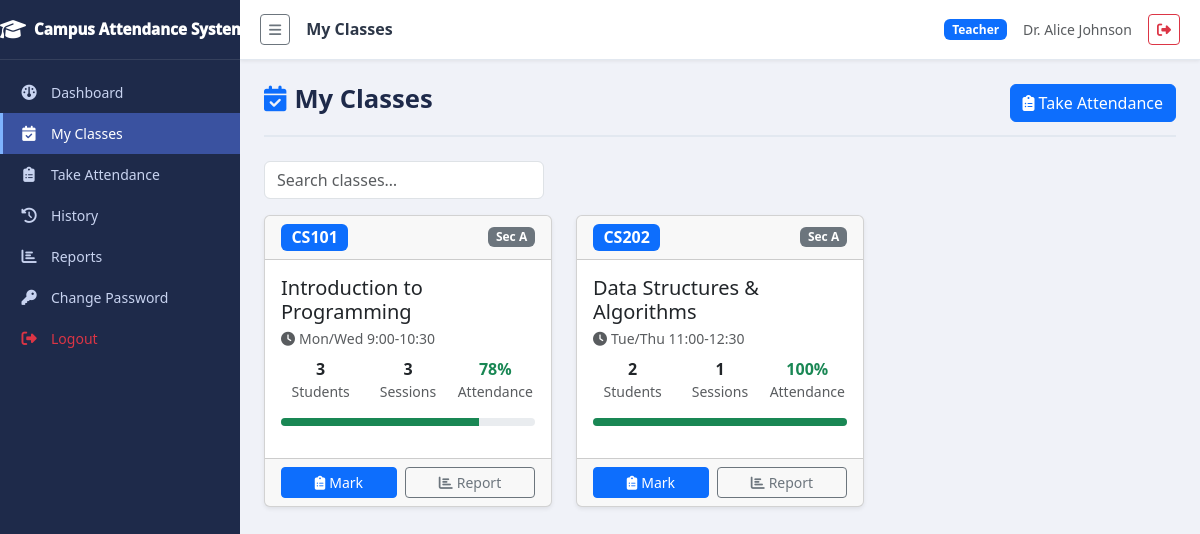
Screenshot of /teacher/my-classes.php (signed in) with the database file from the repository.
### tables this page shows
CREATE TABLE settings (
  setting_key   varchar(60) NOT NULL,
  setting_value text        DEFAULT NULL,
  PRIMARY KEY (setting_key)
);

CREATE TABLE classes (
  id            int           NOT NULL AUTO_INCREMENT,
  course_id     int           NOT NULL,
  teacher_id    int           NOT NULL,
  section       varchar(10)   NOT NULL,
  academic_year varchar(9)    NOT NULL,
  semester      tinyint       NOT NULL,
  schedule      varchar(100)  DEFAULT NULL,
  created_at    datetime      NOT NULL DEFAULT CURRENT_TIMESTAMP,
  PRIMARY KEY (id),
  KEY fk_class_course  (course_id),
  KEY fk_class_teacher (teacher_id),
  CONSTRAINT fk_class_course  FOREIGN KEY (course_id)  REFERENCES courses(id),
  CONSTRAINT fk_class_teacher FOREIGN KEY (teacher_id) REFERENCES users(id)
);

CREATE TABLE courses (
  id         int           NOT NULL AUTO_INCREMENT,
  code       varchar(20)   NOT NULL,
  name       varchar(100)  NOT NULL,
  dept_id    int           NOT NULL,
  credits    int           NOT NULL DEFAULT 3,
  created_at datetime      NOT NULL DEFAULT CURRENT_TIMESTAMP,
  PRIMARY KEY (id),
  UNIQUE KEY uq_course_code (code),
  KEY fk_course_dept (dept_id),
  CONSTRAINT fk_course_dept FOREIGN KEY (dept_id) REFERENCES departments(id)
);

### includes/auth.php (called while the page is built, shortened)
<?php
function current_user(): ?array {
  return $_SESSION['user'] ?? null;
}

### includes/functions.php (called while the page is built, shortened)
<?php
function get_setting(string $key, mixed $default = ''): mixed {
  $pdo  = get_db();
  $stmt = $pdo->prepare('SELECT setting_value FROM settings WHERE setting_key = :k');
  $stmt->execute([':k' => $key]);
  $row  = $stmt->fetch(PDO::FETCH_ASSOC);
  return ($row !== false) ? $row['setting_value'] : $default;
}
function get_teacher_classes(int $teacherId): array {
  $pdo  = get_db();
  $stmt = $pdo->prepare(
    'SELECT cl.*, c.name AS course_name, c.code AS course_code,
            (SELECT COUNT(*) FROM enrollments e WHERE e.class_id = cl.id) AS student_count
     FROM classes cl
     JOIN courses c ON c.id = cl.course_id
     WHERE cl.teacher_id = :tid
     ORDER BY c.code, cl.section'
  );
  $stmt->execute([':tid' => $teacherId]);
  return $stmt->fetchAll(PDO::FETCH_ASSOC);
}
function get_attendance_stats(int $classId, ?int $studentId = null): array {
  $pdo  = get_db();
  $sql  = 'SELECT
             COUNT(*) AS total,
             SUM(a.status = \'present\') AS present,
             SUM(a.status = \'absent\')  AS absent,
             SUM(a.status = \'late\')    AS late,
             SUM(a.status = \'excused\') AS excused
           FROM attendance a
           JOIN sessions s ON s.id = a.session_id
           WHERE s.class_id = :cid';
  $params = [':cid' => $classId];
  $stmt = $pdo->prepare($sql);
  $stmt->execute($params);
  $row  = $stmt->fetch(PDO::FETCH_ASSOC);
  $total   = (int)($row['total']   ?? 0);
  $present = (int)($row['present'] ?? 0);
  $late    = (int)($row['late']    ?? 0);
  if ($total > 0) {
    $pct = round((($present + $late) / $total) * 100);
  } else {
    $pct = 0;
  }
  $row['pct']  = $pct;
  $row['total'] = $total;
  return $row;
}

### teacher/my-classes.php (the view, shortened to what this page needs)
<?php
require_once __DIR__ . '/../includes/auth.php';
require_once __DIR__ . '/../includes/functions.php';
$user      = current_user();
$tid       = (int)$user['id'];
$pageTitle = 'My Classes';
$minPct    = (int)get_setting('min_attendance', 75);
$myClasses = get_teacher_classes($tid);
require_once __DIR__ . '/../includes/header.php';
?>
<div class="page-header d-flex justify-content-between align-items-center">
  <h1><i class="fa fa-calendar-check me-2 text-primary"></i>My Classes</h1>
  <a href="take-attendance.php" class="btn btn-primary">
    <i class="fa fa-clipboard-list me-1"></i>Take Attendance
  </a>
</div>
<?php if (empty($myClasses)): ?>
  <div class="alert alert-info"><i class="fa fa-info-circle me-2"></i>No classes are assigned to you yet. Contact your administrator.</div>
<?php else: ?>
<div class="mb-3">
  <input type="text" id="classSearch" class="form-control search-box" placeholder="Search classes…">
</div>
<div class="row g-4" id="classGrid">
  <?php foreach ($myClasses as $cl): ?>
    <?php
      $stats = get_attendance_stats((int)$cl['id']);
      $sessStmt = $pdo->prepare('SELECT COUNT(*) FROM sessions WHERE class_id = :cid');
      $sessStmt->execute([':cid' => $cl['id']]);
      $sessCount = (int)$sessStmt->fetchColumn();
    ?>
    <div class="col-md-6 col-xl-4 class-card-col">
      <div class="card shadow-sm h-100">
        <div class="card-header d-flex justify-content-between align-items-center">
          <span class="badge bg-primary fs-6"><?= htmlspecialchars($cl['course_code'], ENT_QUOTES, 'UTF-8') ?></span>
          <span class="badge bg-secondary">Sec <?= htmlspecialchars($cl['section'], ENT_QUOTES, 'UTF-8') ?></span>
        </div>
        <div class="card-body">
          <h5 class="card-title mb-1"><?= htmlspecialchars($cl['course_name'], ENT_QUOTES, 'UTF-8') ?></h5>
          <?php if ($cl['schedule']): ?>
            <p class="text-muted small mb-2"><i class="fa fa-clock me-1"></i><?= htmlspecialchars($cl['schedule'], ENT_QUOTES, 'UTF-8') ?></p>
          <?php endif; ?>
          <div class="row g-2 text-center mb-3">
            <div class="col-4">
              <div class="fw-bold"><?= (int)$cl['student_count'] ?></div>
              <div class="text-muted small">Students</div>
            </div>
            <div class="col-4">
              <div class="fw-bold"><?= $sessCount ?></div>
              <div class="text-muted small">Sessions</div>
            </div>
            <div class="col-4">
              <div class="fw-bold <?= $stats['pct'] >= $minPct ? 'text-success' : 'text-danger' ?>">
                <?= $stats['pct'] ?>%
              </div>
              <div class="text-muted small">Attendance</div>
            </div>
          </div>
          <div class="progress mb-3" style="height:8px">
            <div class="progress-bar <?= $stats['pct'] >= $minPct ? 'bg-success' : 'bg-danger' ?>"
                 style="width:<?= $stats['pct'] ?>%"></div>
          </div>
        </div>
        <div class="card-footer d-flex gap-2">
          <a href="take-attendance.php?class_id=<?= $cl['id'] ?>" class="btn btn-sm btn-primary flex-fill">
            <i class="fa fa-clipboard-list me-1"></i>Mark
          </a>
          <a href="reports.php?class_id=<?= $cl['id'] ?>" class="btn btn-sm btn-outline-secondary flex-fill">
            <i class="fa fa-chart-bar me-1"></i>Report
          </a>
        </div>
      </div>
    </div>
  <?php endforeach; ?>
</div>
<?php endif; ?>
<?php require_once __DIR__ . '/../includes/footer.php'; ?>

### includes/header.php (shortened to what this page needs)
<?php
$pageTitle = $pageTitle ?? 'Campus Attendance System';
require_once __DIR__ . '/auth.php';
require_once __DIR__ . '/functions.php';
$user       = current_user();
$schoolName = get_setting('school_name', 'Campus Attendance System');
$scriptPath = str_replace('\\', '/', $_SERVER['SCRIPT_FILENAME']);
$basePath   = str_replace('\\', '/', realpath(__DIR__ . '/..') . '/');
$depth      = substr_count(str_replace($basePath, '', $scriptPath), '/');
$base       = str_repeat('../', $depth);
$navItems = [];
if ($user) {
  switch ($user['role']) {
    case 'teacher':
      $navItems = [
        ['icon'=>'fa-gauge',        'label'=>'Dashboard',      'href'=>$base.'teacher/index.php'],
        ['icon'=>'fa-calendar-check','label'=>'My Classes',    'href'=>$base.'teacher/my-classes.php'],
        ['icon'=>'fa-clipboard-list','label'=>'Take Attendance','href'=>$base.'teacher/take-attendance.php'],
        ['icon'=>'fa-history',      'label'=>'History',        'href'=>$base.'teacher/history.php'],
        ['icon'=>'fa-chart-bar',    'label'=>'Reports',        'href'=>$base.'teacher/reports.php'],
      ];
      break;
  }
  $navItems[] = ['icon'=>'fa-key', 'label'=>'Change Password', 'href'=>$base.'auth/change_password.php'];
  $navItems[] = ['icon'=>'fa-sign-out-alt', 'label'=>'Logout',  'href'=>$base.'auth/logout.php', 'class'=>'text-danger'];
}
$currentScript = basename($_SERVER['PHP_SELF']);
?>
<!DOCTYPE html>
<html lang="en">
<head>
  <link rel="stylesheet" href="https://cdnjs.cloudflare.com/ajax/libs/bootstrap/5.3.2/css/bootstrap.min.css">
  <link rel="stylesheet" href="https://cdnjs.cloudflare.com/ajax/libs/font-awesome/6.5.0/css/all.min.css">
  <link rel="stylesheet" href="<?= $base ?>assets/css/style.css">
</head>
<body>
<?php if ($user): ?>
<div class="sidebar" id="sidebar">
  <div class="sidebar-brand">
    <i class="fa fa-graduation-cap me-2"></i>
    <span class="brand-text"><?= htmlspecialchars($schoolName, ENT_QUOTES, 'UTF-8') ?></span>
  </div>
  <nav class="sidebar-nav">
    <?php foreach ($navItems as $item): ?>
      <?php
        $isActive  = (basename($item['href']) === $currentScript) ? 'active' : '';
        $extraClass = $item['class'] ?? '';
      ?>
      <a href="<?= htmlspecialchars($item['href'], ENT_QUOTES, 'UTF-8') ?>"
         class="sidebar-link <?= $isActive ?> <?= $extraClass ?>">
        <i class="fa-solid <?= htmlspecialchars($item['icon'], ENT_QUOTES, 'UTF-8') ?> sidebar-icon"></i>
        <span class="sidebar-label"><?= htmlspecialchars($item['label'], ENT_QUOTES, 'UTF-8') ?></span>
      </a>
    <?php endforeach; ?>
  </nav>
</div>
<div class="main-wrapper" id="mainWrapper">
  <header class="top-bar">
    <button class="btn btn-sm btn-outline-secondary me-3" id="sidebarToggle" title="Toggle Sidebar">
      <i class="fa fa-bars"></i>
    </button>
    <h6 class="top-bar-title mb-0"><?= htmlspecialchars($pageTitle, ENT_QUOTES, 'UTF-8') ?></h6>
    <div class="ms-auto d-flex align-items-center gap-3">
      <span class="badge bg-primary text-capitalize"><?= htmlspecialchars($user['role'], ENT_QUOTES, 'UTF-8') ?></span>
      <span class="d-none d-sm-inline text-muted small"><?= htmlspecialchars($user['name'], ENT_QUOTES, 'UTF-8') ?></span>
      <a href="<?= $base ?>auth/logout.php" class="btn btn-sm btn-outline-danger" title="Logout">
        <i class="fa fa-sign-out-alt"></i>
      </a>
    </div>
  </header>
  <div class="toast-container position-fixed top-0 end-0 p-3" id="toastContainer" style="z-index:9999"></div>
  <main class="content-area">
<?php else: ?>
<div id="toastContainer" class="toast-container position-fixed top-0 end-0 p-3" style="z-index:9999"></div>
<?php endif; ?>

### assets/css/style.css (style rules this page uses)
:root { --sidebar-width: 240px; --sidebar-collapsed: 64px; --sidebar-bg: #1e2a4a; --sidebar-hover: #2d3f6b; --sidebar-active: #3a52a0; --sidebar-text: #c8d3f0; --sidebar-text-dim: #7a8db5; --topbar-height: 60px; --topbar-bg: #ffffff; --content-bg: #f0f2f8; --card-radius: 12px; --transition: 0.25s ease; }
*, *::before, *::after { box-sizing: border-box; }
body { margin: 0; font-family: "Segoe UI", Tahoma, sans-serif; background: var(--content-bg); color: #2d3748; }
.sidebar { position: fixed; top: 0; left: 0; width: var(--sidebar-width); height: 100vh; background: var(--sidebar-bg); display: flex; flex-direction: column; overflow-x: hidden; overflow-y: auto; z-index: 1000; transition: width var(--transition); }
.sidebar-brand { display: flex; align-items: center; padding: 18px 0px; color: #fff; font-weight: 999; font-size: 0.95rem; border-bottom: 1px solid rgba(255, 255, 255, 0.1); min-height: var(--topbar-height); white-space: nowrap; overflow: hidden; }
.sidebar-brand .fa-graduation-cap { font-size: 1.3rem; flex-shrink: 0; }
.sidebar-nav { padding: 12px 0; flex: 1; }
.sidebar-link { display: flex; align-items: center; padding: 10px 16px; color: var(--sidebar-text); text-decoration: none; white-space: nowrap; overflow: hidden; transition: background var(--transition), color var(--transition); border-left: 3px solid transparent; }
.sidebar-link.active { background: var(--sidebar-active); color: #fff; border-left-color: #7eb3ff; }
.sidebar-icon { width: 20px; text-align: center; font-size: 0.95rem; flex-shrink: 0; }
.sidebar-label { margin-left: 12px; font-size: 0.875rem; transition: opacity var(--transition); }
.main-wrapper { margin-left: var(--sidebar-width); min-height: 100vh; display: flex; flex-direction: column; transition: margin-left var(--transition); }
.top-bar { height: var(--topbar-height); background: var(--topbar-bg); border-bottom: 1px solid #e2e8f0; display: flex; align-items: center; padding: 0 20px; position: sticky; top: 0; z-index: 999; box-shadow: 0 1px 4px rgba(0, 0, 0, 0.08); }
.top-bar-title { font-size: 1rem; font-weight: 600; color: #2d3748; }
.content-area { padding: 24px; flex: 1; }
.page-header { margin-bottom: 24px; padding-bottom: 12px; border-bottom: 2px solid #e2e8f0; }
.page-header h1 { font-size: 1.6rem; font-weight: 700; color: #1e2a4a; }
.search-box { max-width: 280px; }

### rows the page displays
settings: setting_value "Campus Attendance…"
classes: course.code "CS101", section "A", course.name "Introduction to Programming", schedule "Mon/Wed 9:00-10:30", student_count "3", sessCount "3", pct "78"
classes: course.code "CS202", section "A", course.name "Data Structures & Algorithms", schedule "Tue/Thu 11:00-12:30", student_count "2", sessCount "1", pct "100"

### other values shown
$item['label'] "Dashboard"
$item['label'] "My Classes"
$item['label'] "Take Attendance"
$item['label'] "History"
$item['label'] "Reports"
$item['label'] "Change Password"
$item['label'] "Logout"
$pageTitle "My Classes"
$user['role'] "Teacher"
$user['name'] "Dr. Alice Johnson"
